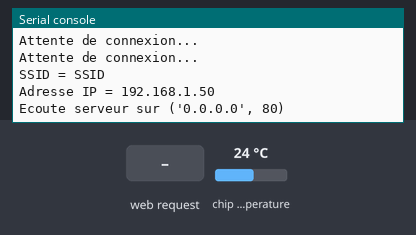
Simulated run of this program. Board: Raspberry Pi Pico running MicroPython. On the bench: the last lines printed to the serial console. The test bench sets the inputs (shaded band); at power-on: chip temperature 24 °C. WiFi joins after 1.5 s.

Above: at 3.2 s.
3.3 s: HTTP request GET /temperature received
At 3.9 s:
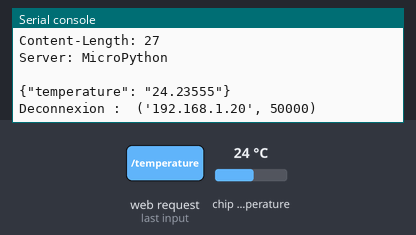
4.8 s: HTTP request GET / received
At 6.2 s:
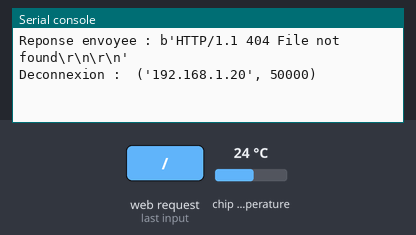

The program:

serveur-http-socket.py
```python
import machine
import time
import network
import socket
import json

# Paramètres de connexion WiFi
ssid = 'SSID'
password = 'PASSWORD'

# Les réponses HTTP
reponseHTTPOk = """HTTP/1.1 200 OK
Content-Type: application/json
Content-Length: {length}
Server: MicroPython

{json}"""

reponseHTTPErreur = b"HTTP/1.1 404 File not found\r\n\r\n"

# L'interface WiFi (client d'un point d'accès WiFi)
wlan = network.WLAN(network.STA_IF)

# Les fonctions
def initialiserWiFi():
   wlan.active(True)
   wlan.config(pm = 0xa11140)

def connecterWiFi(ssid, password):
   wlan.connect(ssid, password)
   # Connexion
   nbTentatives = 10
   while nbTentatives > 0:
      if wlan.status() < 0 or wlan.status() >= 3:
         break
      nbTentatives -= 1
      print('Attente de connexion...')
      time.sleep(1)

   # Connecté ?
   if wlan.status() != 3:
      raise RuntimeError('Erreur de connexion')
   else:
      print('SSID = ' + str(wlan.config('essid')))
      infos = wlan.ifconfig()
      adresseIP = infos[0]
      print('Adresse IP = ' + adresseIP)

def deconnecterWiFi():
   # Déconnexion
   wlan.disconnect()

def creerSocketEcoute():
   ADRESSE_ECOUTE = '0.0.0.0' # toutes les interfaces
   PORT_ECOUTE = 80
   pointCommunicationLocal = socket.getaddrinfo(ADRESSE_ECOUTE, PORT_ECOUTE)[0][-1]
   s = socket.socket()
   s.bind(pointCommunicationLocal)
   s.listen(1)
   print('Ecoute serveur sur', pointCommunicationLocal)
   return s

def getTemperature():
   tensionPICO = 3.3
   quantumCAN = tensionPICO / 65535
   capteurTemperature = machine.ADC(machine.ADC.CORE_TEMP)
   valeurCAN = capteurTemperature.read_u16()
   tensionCAN = valeurCAN * quantumCAN
   temperature = 27 - (tensionCAN - 0.706)/0.001721
   return temperature

# Le serveur HTTP
initialiserWiFi()

connecterWiFi(ssid, password)

socketEcoute = creerSocketEcoute()

# c'est un serveur ;)
while True:
   try:
      socketDialogue, pointCommunicationDistant = socketEcoute.accept()
      print('Client connecté : ', pointCommunicationDistant)
      # Voir aussi : makefile()
      # https://docs.micropython.org/en/v1.20.0/library/socket.html
      # Reception des données
      requete = socketDialogue.recv(1024)
      print("Requete recue : " + str(requete))
      requete = str(requete)
      if(requete.find('/temperature') != -1):
         donneesJSON = json.dumps({'temperature': str(getTemperature())})
         reponse = reponseHTTPOk.format(length=len(donneesJSON), json=donneesJSON)
         print("Reponse envoyee : " + str(reponse))
         socketDialogue.send(reponse)
         socketDialogue.close()
      else:
         print("Reponse envoyee : " + str(reponseHTTPErreur))
         socketDialogue.send(reponseHTTPErreur)
         socketDialogue.close()
      print('Deconnexion : ', pointCommunicationDistant)
   except OSError as e:
      socketDialogue.close()
      print('Deconnexion : ', pointCommunicationDistant)

deconnecterWiFi()
```

Measured:
- after the input at 3.3 s, the serial console: prints a new line at once (image 1)
- after the input at 4.8 s, the serial console: prints a new line at once (image 2)
